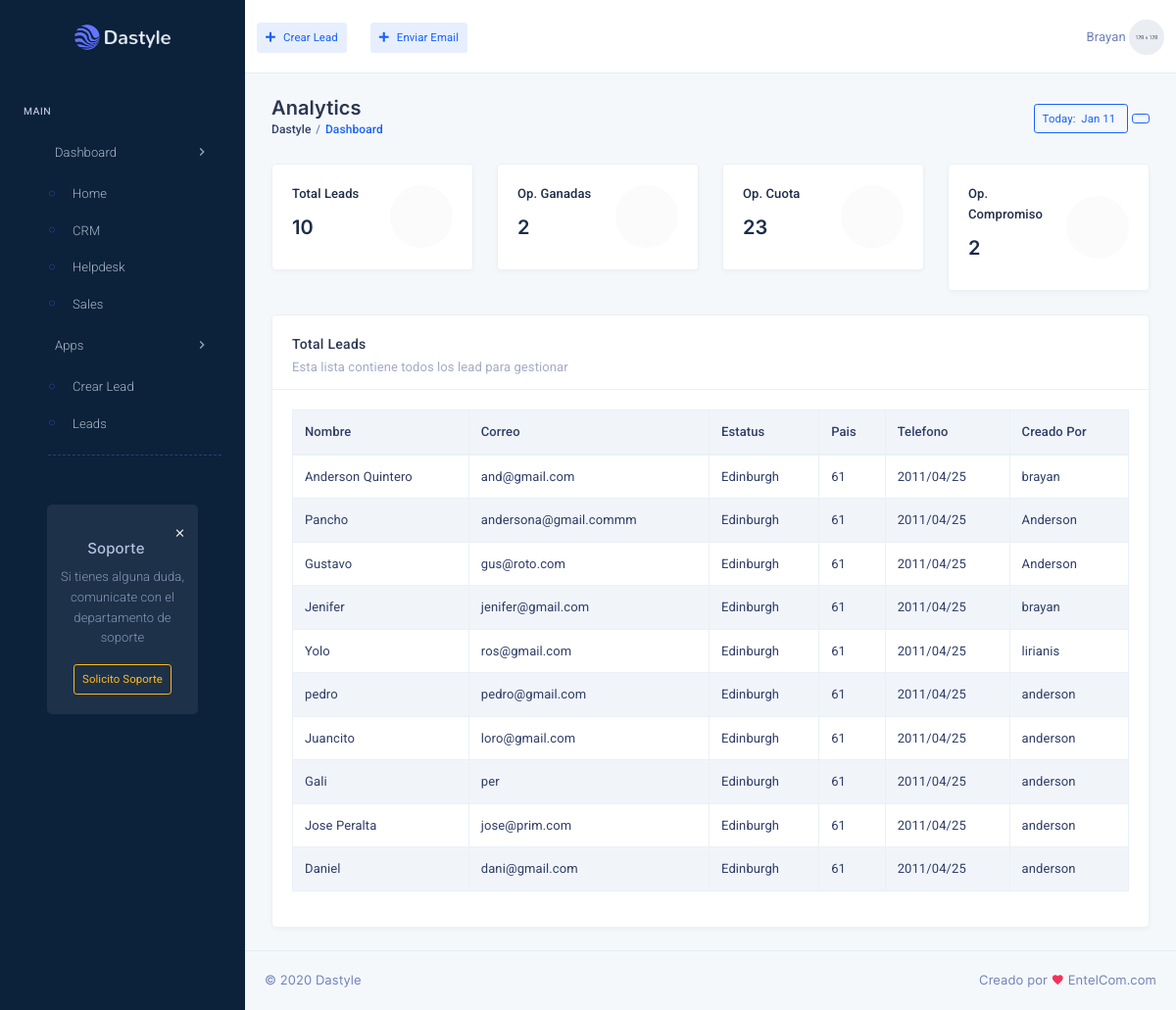
/index.php (signed in), run on the app's committed database.
### tables this page shows
CREATE TABLE `lead` (
  `id_cliente` int(11) NOT NULL,
  `nombre` varchar(100) NOT NULL,
  `correo` varchar(100) NOT NULL,
  `telefono` varchar(30) NOT NULL,
  `pais` varchar(50) NOT NULL,
  `creador` varchar(50) NOT NULL,
  `oportunidad` varchar(20) NOT NULL,
  `web` varchar(20) NOT NULL,
  `conpania` varchar(15) NOT NULL,
  `filtro` varchar(20) NOT NULL
);

### function.php (the view, shortened to what this page needs)
<?php
function total_lead($conn){
        $sql ="SELECT count(*) total FROM lead";
        $resultado = $conn->query($sql);
        $per = $resultado -> fetch_assoc();
        echo $per['total'];
    }
    function oportunidades_wom($conn){
        $sql ="SELECT count(*) total FROM oportunidad where tipo='Ganado'";
        $resultado = $conn->query($sql);
        $per = $resultado -> fetch_assoc();
        echo $per['total'];
    }
    function oportunidades_cuota($conn){
        $sql ="SELECT count(*) total FROM oportunidad where tipo='Cuota'";
        $resultado = $conn->query($sql);
        $per = $resultado -> fetch_assoc();
        echo $per['total'];
    }
    function oportunidades_compromiso($conn){
        $sql ="SELECT count(*) total FROM oportunidad where tipo='Compromiso'";
        $resultado = $conn->query($sql);
        $per = $resultado -> fetch_assoc();
        echo $per['total'];
    }
    function extraccion_lead($conn){
    $extraccion_datos = "SELECT * from lead";
    $resultado_extraccion = $conn -> query($extraccion_datos);
    while($result_lead = $resultado_extraccion->fetch_assoc()){
    	echo "<tr>
                     <td><a href='gestion-lead.php?id=$result_lead[id_cliente]'>".$result_lead['nombre']."</a></td>
                     <td><a href='gestion-lead.php?id=$result_lead[id_cliente]'>".$result_lead['correo']."</a></td>
                     <td>Edinburgh</td>
                     <td>61</td>
    				 <td>2011/04/25</td>
    				 <td><a href='gestion-lead.php?id=$result_lead[id_cliente]'>".$result_lead['creador']."</a></td>
             </tr> </a>";
    	}
    }
?>

### data on the page
lead: nombre "Anderson Quintero", correo "and@gmail.com", creador "brayan"
lead: nombre "Pancho", correo "andersona@gmail.commm", creador "Anderson"
lead: nombre "Gustavo", correo "gus@roto.com", creador "Anderson"
lead: nombre "Jenifer", correo "jenifer@gmail.com", creador "brayan"
lead: nombre "Yolo", correo "ros@gmail.com", creador "lirianis"
lead: nombre "pedro", correo "pedro@gmail.com", creador "anderson"
lead: nombre "Juancito", correo "loro@gmail.com", creador "anderson"
lead: nombre "Gali", correo "per", creador "anderson"
lead: nombre "Jose Peralta", correo "jose@prim.com", creador "anderson"
lead: nombre "Daniel", correo "dani@gmail.com", creador "anderson"

### other printed values
$nombre "Brayan"
$per['total'] "10"
$per['total'] "2"
$per['total'] "23"
